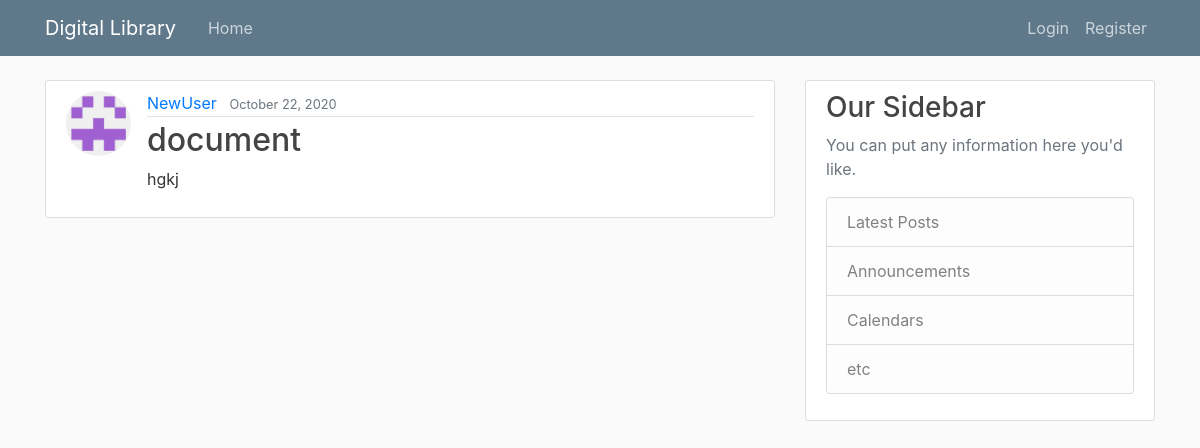
Page /content/17/ on the committed database.
### Storage/models.py (models this page shows, shortened)
class Upload(models.Model):
    title = models.CharField(max_length=50)
    content = models.TextField()
    date = models.DateTimeField(default=timezone.now)
    user = models.ForeignKey(User, on_delete=models.CASCADE)
    tags = models.ManyToManyField(Tag, help_text="Select the tags")

### Users/models.py (models this page shows, shortened)
class Profile(models.Model):
    user = models.OneToOneField(User, on_delete=models.CASCADE)
    image = models.ImageField(default='default.jpg', upload_to='profile_pics')

### Storage/views.py (the view)
# urls.py: path('content/<int:pk>/', UploadDetailView.as_view(), name='Content-detail'),
class UploadDetailView(DetailView):
    model = Upload

### Storage/templates/Storage/Upload_detail.html (shortened to what this page needs)
{% extends "Storage/base.html" %}
{% block content %}
        <article class="media content-section">
            <img class="rounded-circle article-img" src="{{ upload.user.profile.image.url }}">
          <div class="media-body">
            <div class="article-metadata">
              <a class="mr-2" href="{% url 'User-uploads' upload.user.username %}">{{ upload.user }}</a>
              <small class="text-muted">{{ upload.date|date:"F d, Y" }}</small>
            </div>
            <h2 class="article-title">{{ upload.title }}</h2>
            <p class="article-content">{{ upload.content }}</p>
          </div>
        </article>
{% endblock content%}

### Storage/static/Storage/main.css (style rules this page uses)
body { background: #fafafa; color: #333333; margin-top: 5rem; }
h1, h2, h3, h4, h5, h6 { color: #444444; }
.content-section { background: #ffffff; padding: 10px 20px; border: 1px solid #dddddd; border-radius: 3px; margin-bottom: 20px; }
.article-title { color: #444444; }
.article-content { white-space: pre-line; }
.article-img { height: 65px; width: 65px; margin-right: 16px; }
.article-metadata { padding-bottom: 1px; margin-bottom: 4px; border-bottom: 1px solid #e3e3e3 }

### rows in the picture
Upload: user.profile.image (placeholder picture), user "NewUser", date "October 22, 2020", title "document", content "hgkj"
